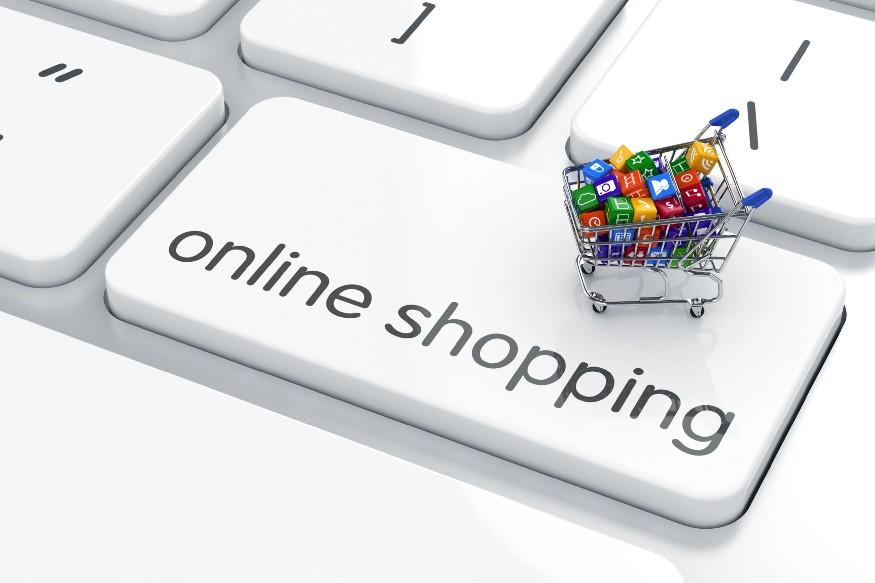
#> input picture Erosion.jpeg, 875 x 583 px, found by its file name
$ python '14_Morphological Transformation – Erosion Dilation Opening and Closing.py'
#> lines starting #> are read from the running program, lines starting #| are printed output that depends on the picture
# ## Dilation, Erosion, Opening and Closing operations on Images


#Import necessary libraries
import cv2
import numpy as np

#Load input image
imagedata_original = cv2.imread('erosion.jpeg', 0)
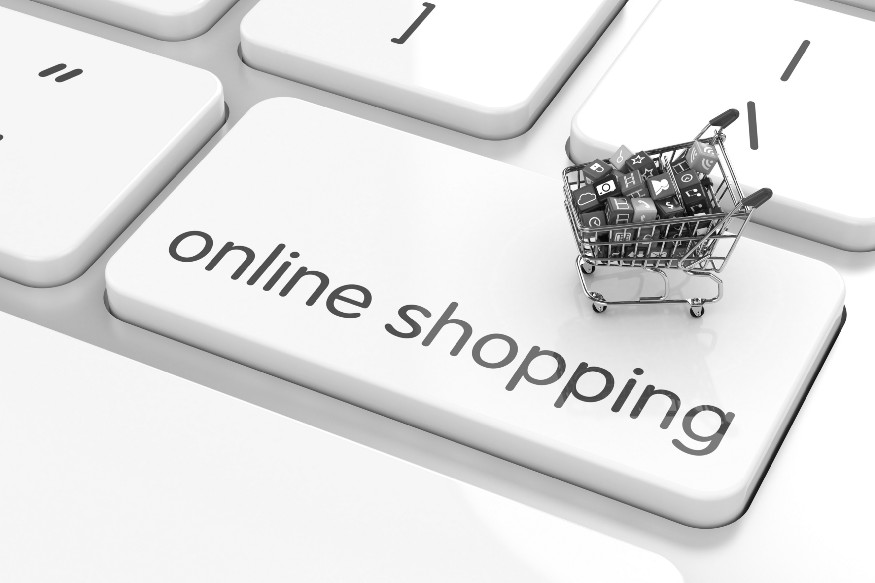
#> imagedata_original: shape (583, 875); min 0, max 255, mean 226.3

cv2.imshow('Original Image', imagedata_original)
cv2.waitKey(0)

# Defining Kernel
kernel = np.ones((5,5), np.uint8)

# Erode Operation
erosion_op = cv2.erode(imagedata_original, kernel, iterations = 1)
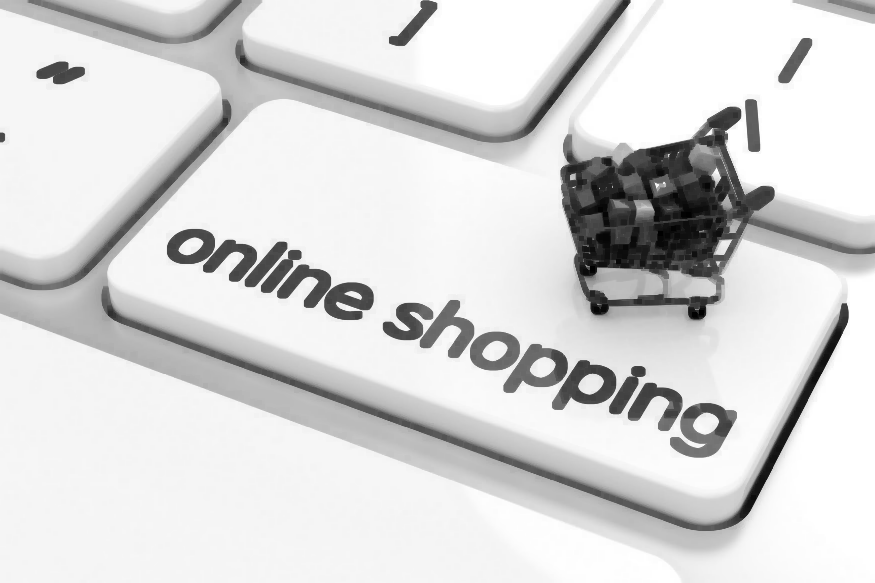
#> erosion_op: shape (583, 875); min 0, max 255, mean 215.8
cv2.imshow('Erosion Operation', erosion_op)
cv2.waitKey(0)

# Dilation Operation
dilation_op = cv2.dilate(imagedata_original, kernel, iterations = 1)
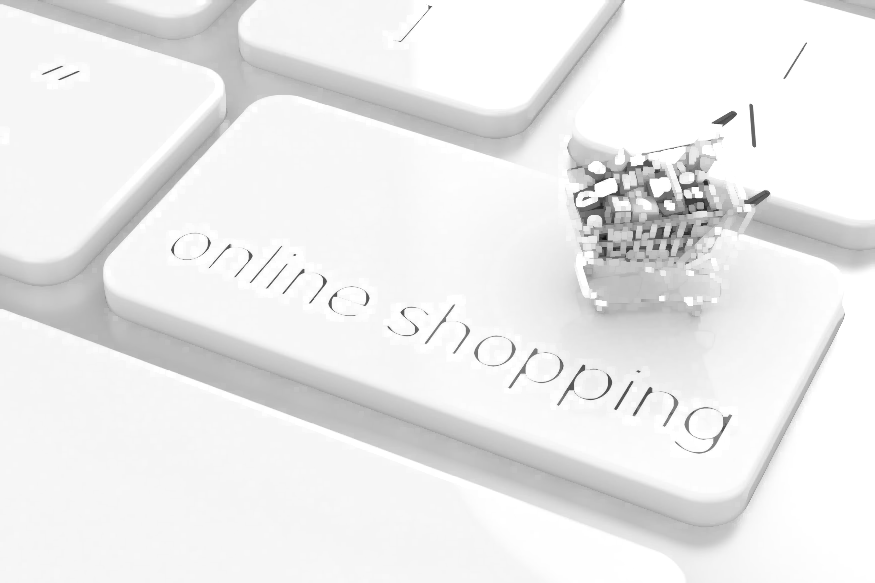
#> dilation_op: shape (583, 875); min 13, max 255, mean 235.9
cv2.imshow('Dilation Operation', dilation_op)
cv2.waitKey(0)

# Opening operation for noise removal
opening_op = cv2.morphologyEx(imagedata_original, cv2.MORPH_OPEN, kernel)
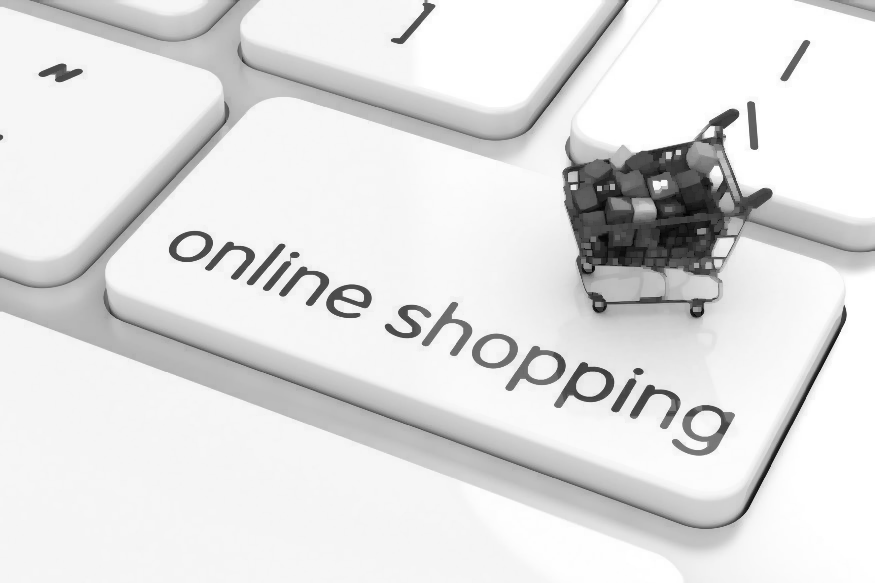
#> opening_op: shape (583, 875); min 0, max 255, mean 224.4
cv2.imshow('Opening Operation', opening_op)
cv2.waitKey(0)

# Closing operation for noise removal
closing_op = cv2.morphologyEx(imagedata_original, cv2.MORPH_CLOSE, kernel)
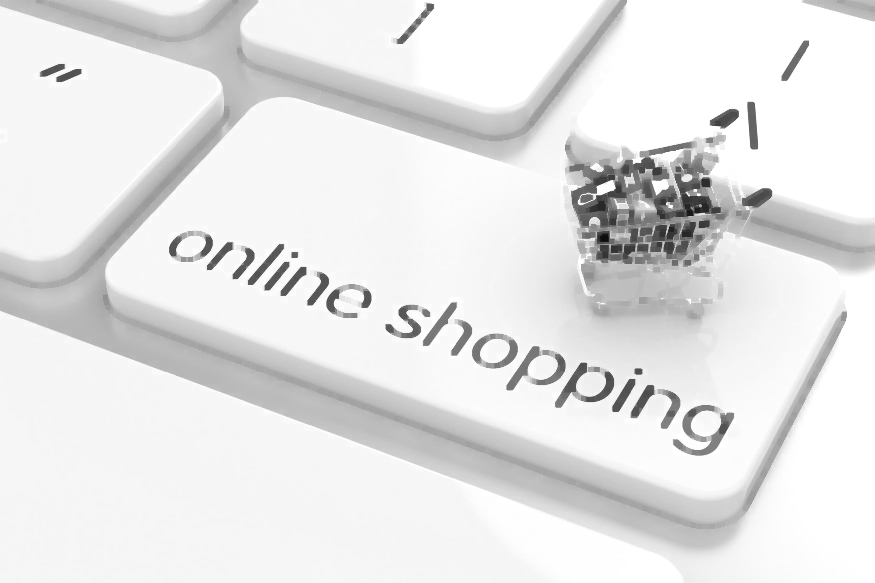
#> closing_op: shape (583, 875); min 13, max 255, mean 229.7
cv2.imshow('Closing Operation', closing_op)
cv2.waitKey(0)

cv2.destroyAllWindows()

$ run again, with Lines.jpg copied over Erosion.jpeg
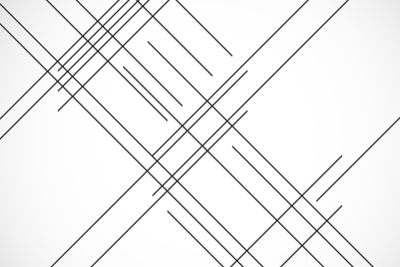
#> input picture Lines.jpg, 400 x 267 px, found by its file name
#> imagedata_original is the input picture: shape (267, 400); min 7, max 255, mean 241
#> `erosion_op = cv2.erode(imagedata_original, kernel, iterations = 1)`:
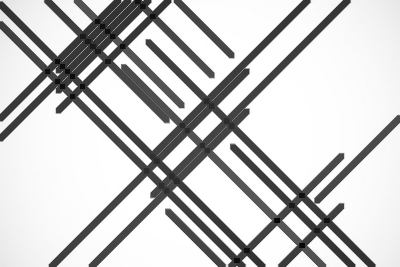
#> erosion_op: shape (267, 400); min 7, max 255, mean 202.4
#> `opening_op = cv2.morphologyEx(imagedata_original, cv2.MORPH_OPEN, kern..`:
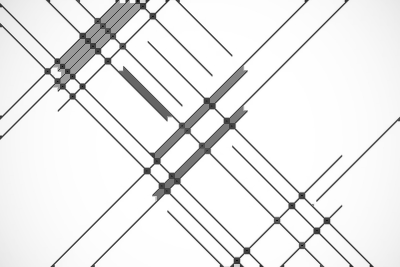
#> opening_op: shape (267, 400); min 7, max 255, mean 236.2

$ run again, with Shapes.png saved as Erosion.jpeg
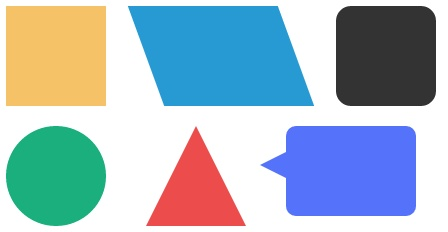
#> input picture Shapes.png, 448 x 232 px, found by its file name
#> `erosion_op = cv2.erode(imagedata_original, kernel, iterations = 1)`:
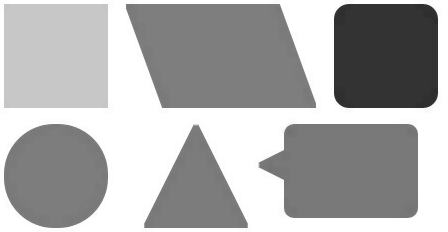
#> erosion_op: shape (232, 448); min 45, max 255, mean 173
#> `dilation_op = cv2.dilate(imagedata_original, kernel, iterations = 1)`:
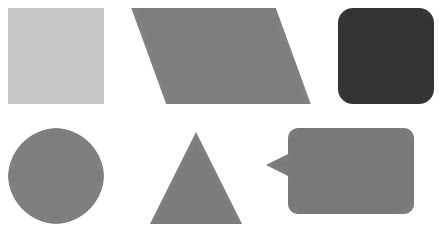
#> dilation_op: shape (232, 448); min 51, max 255, mean 186.9
